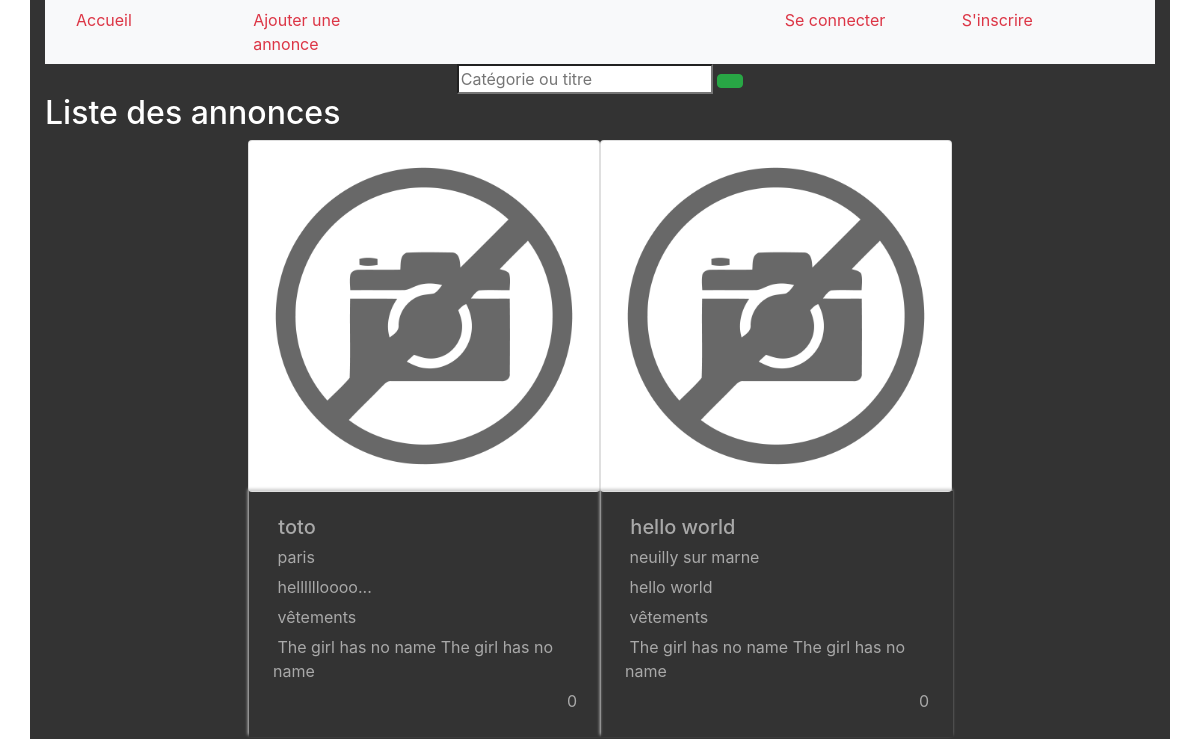
Before: / with the older database file.
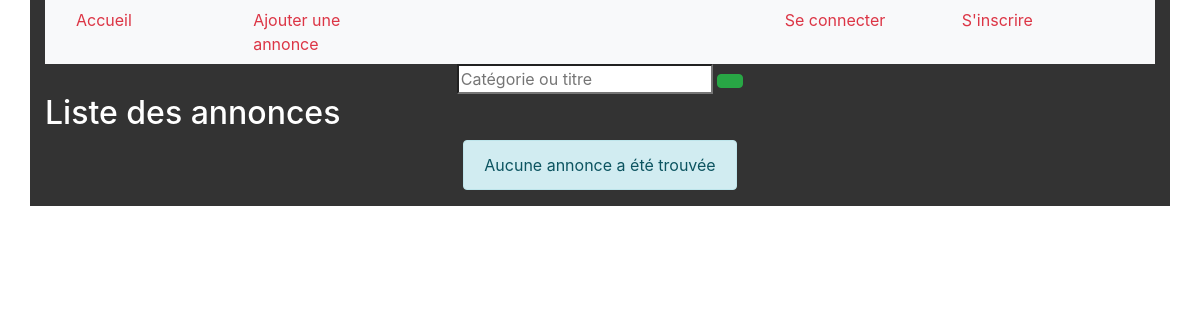
After: the same page with the newer database file.
### tables this page shows
CREATE TABLE `advert` (
  `id_advert` int(11) NOT NULL,
  `title` varchar(80) NOT NULL,
  `text` text NOT NULL,
  `date` datetime NOT NULL DEFAULT CURRENT_TIMESTAMP,
  `addr` varchar(120) NOT NULL,
  `city` varchar(120) NOT NULL,
  `pc` varchar(5) NOT NULL,
  `likes` int(255) NOT NULL DEFAULT '0',
  `category` int(11) NOT NULL,
  `user` varchar(150) NOT NULL
);

CREATE TABLE `category` (
  `id_category` int(11) NOT NULL,
  `label` varchar(80) NOT NULL DEFAULT 'aucune'
);

### classes/AdvertManager.php (called while the page is built, shortened)
<?php
require_once 'Advert.php';
class AdvertManager {
  private $pdo = null;
  private function connect() {
    try {
      $this->pdo = new PDO('mysql:host=localhost;dbname=annonce', 'root', '');
    } catch(PDOException $e) {
      var_dump($e);
    }
  }
  public function findAll($search = null) {
    $select = ' SELECT          A.id_advert,
                                A.title,
                                A.text,
                                A.date,
                                A.addr,
                                A.city,
                                A.pc,
                                A.likes,
                                C.label,
                                U.last_name,
                                U.first_name
                FROM            advert    A
                LEFT  JOIN      category  C
                ON              A.category = C.id_category
                JOIN            user      U
                ON              A.user = U.email
              ';
    $select .= 'ORDER BY        A.likes   DESC,date DESC';
    $query = $this->pdo->prepare($select);
    $adverts = [];
    if($query->execute()){
      $rows = $query->fetchAll(PDO::FETCH_OBJ);
      foreach($rows as $row) {
        $advert = new Advert(
                              $row->title,
                              $row->text,
                              $row->date,
                              $row->addr,
                              $row->city,
                              $row->pc,
                              $row->likes,
                              $row->label,
                              $row->first_name.' '.$row->last_name
                            );
        $advert->setId($row->id_advert);
        array_push($adverts,$advert);
      }
    }
    return $adverts;
  }
}

### classes/Advert.php (called while the page is built, shortened)
<?php
  class Advert {
    private $title;
    private $text;
    private $city;
    private $likes;
    private $category;
    private $user;
    private $photoCollection;
    function __construct($title, $text, $date,$addr,$city, $pc,$likes,$category,$user) {
      $this->title = $title;
      $this->text = $text;
      $this->city = $city;
      $this->likes = $likes;
      $this->category = $category;
      $this->user = $user;
    }
    public function getTitle() { return $this->title; }
    public function getText() { return $this->text; }
    public function getCity() { return $this->city; }
    public function getLikes() { return $this->likes; }
    public function getCategory() { return $this->category; }
    public function getUser() { return $this->user; }
    public function getPhotoCollection() { return $this->photoCollection; }
    public function setId($id) { return $this->id = $id; }
    public function setPhotoCollection($photos) { return $this->photoCollection = $photos; }
    public function showLessText($length){
      $text = $this->getText();
      $length = intval($length);
      if(strlen($text) > $length)
        return substr($text,0,($length-3)).'...';
      else
        return $text;
    }
  }

### public/index.php (the view, shortened to what this page needs)
<?php
  require_once '../classes/AdvertManager.php';
  require_once '../classes/Advert.php';
  $advertManager = new AdvertManager();
  $search = isset($_POST['search'])?htmlspecialchars($_POST['search']):null;
  $adverts = $advertManager->findAll($search);
?>
<!DOCTYPE html>
<html lang="en" dir="ltr">
  <head>
    <?php include 'inc/css.inc.php' ?>
  </head>
  <body>
    <div class="container">
      <?php include 'inc/menu.inc.php';?>
      <?php include 'inc/search.inc.php' ?>
          <section>
            <h2>Liste des annonces</h2>
              <?php
              $html = '<div class="flex-center">';
              if($adverts)
              {
                foreach($adverts as $advert)
                {
                  $photos = $advert->getPhotos();
                  $advert->setPhotoCollection($photos);
                  $src = ($advert->getMainPhoto())?$advert->getMainPhoto()->getSrc():'no_image.png';
                  $idPhoto = ($advert->getMainPhoto())?$advert->getMainPhoto()->getId():-1;
                  $html .= '<div class="card">';
                    $html .= '<img data-idPhoto="'.$idPhoto.'" class="card-img-top" src="img/'.$src.'" alt="Photo principale de l\'annonce">';
                    $html .= '<div class="card-body">';
                      $html .= '<h5 class="card-title glyphicon glyphicon-header">&nbsp;'.$advert->getTitle().'</h5>';
                      $html .= '<p><span class="glyphicon glyphicon-map-marker">&nbsp;'.$advert->getCity().'</span></p>';
                      $html .= '<p class="glyphicon glyphicon-list-alt card-text">&nbsp;'.$advert->showLessText(15).'</p>';
                      $html .= '<p><span class="glyphicon glyphicon-tag">&nbsp;' . $advert->getCategory() . '</span></p>';
                      $html .= '<p><span class="glyphicon glyphicon-user">&nbsp;' . $advert->getUser() . '</span></p>';
                      $html .= '<div class="flex-between">';
                      $html .= '<div><a href="annonce.php?id='. $advert->getId() .'"><span class="glyphicon glyphicon-eye-open"></span></a></div>';
                      $html .= '<div><span data-id="'.$advert->getId().'" data-likes="'.$advert->getLikes().'" class="glyphicon glyphicon-heart text-danger"></span>&nbsp;<span>' .$advert->getLikes() . '</span></div>';
                      $html .= '</div>';
                    $html .= '</div>';
                  $html .= '</div>';
                }
              }
              else
              {
                $html .='<p class="alert alert-info">Aucune annonce a été trouvée</p>';
              }
              $html .= '</div>';
              echo $html;
              ?>
        </section>
    </div>
  </body>
</html>

### public/inc/css.inc.php
<link rel="stylesheet" href="https://stackpath.bootstrapcdn.com/bootstrap/4.1.3/css/bootstrap.min.css">
<link href="//netdna.bootstrapcdn.com/bootstrap/3.0.0/css/bootstrap-glyphicons.css" rel="stylesheet">
<link rel="stylesheet" href="css/app.css">

### public/inc/menu.inc.php
<nav class="navbar navbar-expand-lg navbar-light bg-light col-12">
  <ul class="navbar-nav col-12">
    <li class="nav-item col-2">
      <a href="index.php">Accueil</a>
    </li>
    <li class="nav-item col-2">
      <a href="ajouterAnnonce.php">Ajouter une annonce</a>
    </li>
    <li class="nav-item offset-4 col-2">
      <a href="#">Se connecter</a>
    </li>
    <li class="nav-item col-2">
      <a href="#">S'inscrire</a>
    </li>
  </ul>
</nav>

### public/inc/search.inc.php (shortened to what this page needs)
<div class="flex-center">
  <div>
  <form action="#" method="post">
    <input type="search" name="search" placeholder="Catégorie ou titre">
    <button type="submit" class="btn btn-success">
    </button>
  </form>
</div>
</div>

### public/css/app.css (style rules this page uses)
.container { background-color: rgb(51, 51, 51); color:#fff; }
nav a { color:rgb(220, 53, 69); }
.flex-center, .flex-end, .flex-between { display: flex; flex-wrap: wrap; }
.flex-center { justify-content: center; }
.flex-between { justify-content: space-between; }
.card, .card-body { width:22rem; height:22rem; color:darkgrey; }
.card { margin-bottom: 23rem; }
.card-body { box-shadow: -1px -2px 3px #ccc; }
.card-img-top { width: 100%; height: 100%; }
.card-body>* { margin:2px; padding: 2px; }

Changed rows visible on the page:
removed advert: title "toto", city "paris", text "helllllloooo...", category.label "vêtements", User "The girl has no name The girl has no name", likes "0"
removed advert: text "hello world", city "neuilly sur marne", category.label "vêtements", User "The girl has no name The girl has no name", likes "0"
Other visible differences:
text now shown: "Aucune annonce a été trouvée"
